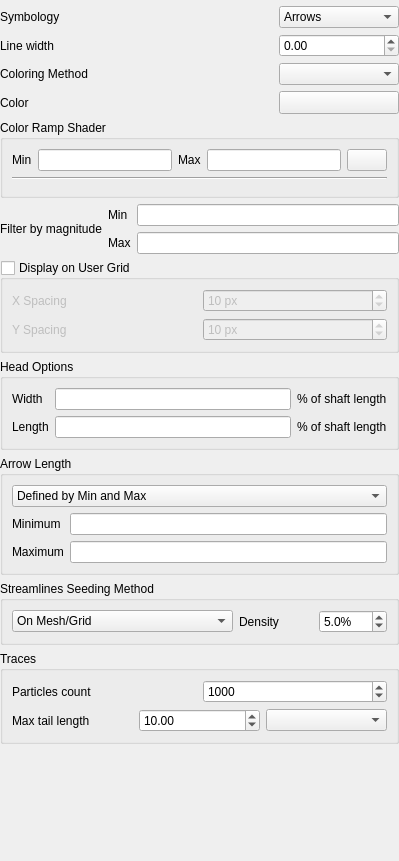
<?xml version="1.0" encoding="UTF-8"?>
<ui version="4.0">
 <class>QgsMeshRendererVectorSettingsWidgetBase</class>
 <widget class="QWidget" name="QgsMeshRendererVectorSettingsWidgetBase">
  <property name="geometry">
   <rect>
    <x>0</x>
    <y>0</y>
    <width>399</width>
    <height>861</height>
   </rect>
  </property>
  <property name="windowTitle">
   <string notr="true">Form</string>
  </property>
  <layout class="QGridLayout" name="gridLayout">
   <property name="leftMargin">
    <number>0</number>
   </property>
   <property name="topMargin">
    <number>0</number>
   </property>
   <property name="rightMargin">
    <number>0</number>
   </property>
   <property name="bottomMargin">
    <number>0</number>
   </property>
   <item row="5" column="1">
    <widget class="QgsColorButton" name="mColorWidget">
     <property name="minimumSize">
      <size>
       <width>120</width>
       <height>0</height>
      </size>
     </property>
    </widget>
   </item>
   <item row="4" column="1">
    <widget class="QComboBox" name="mColoringMethodComboBox"/>
   </item>
   <item row="15" column="0">
    <spacer name="verticalSpacer">
     <property name="orientation">
      <enum>Qt::Vertical</enum>
     </property>
     <property name="sizeHint" stdset="0">
      <size>
       <width>20</width>
       <height>40</height>
      </size>
     </property>
    </spacer>
   </item>
   <item row="14" column="0" colspan="2">
    <widget class="QGroupBox" name="mTracesGroupBox">
     <property name="title">
      <string>Traces</string>
     </property>
     <layout class="QVBoxLayout" name="verticalLayout_6">
      <property name="sizeConstraint">
       <enum>QLayout::SetDefaultConstraint</enum>
      </property>
      <item>
       <layout class="QHBoxLayout" name="horizontalLayout_6">
        <property name="topMargin">
         <number>0</number>
        </property>
        <item>
         <widget class="QLabel" name="label_2">
          <property name="text">
           <string>Particles count</string>
          </property>
         </widget>
        </item>
        <item>
         <widget class="QgsSpinBox" name="mTracesParticlesCountSpinBox">
          <property name="maximum">
           <number>1000000</number>
          </property>
          <property name="singleStep">
           <number>100</number>
          </property>
          <property name="value">
           <number>1000</number>
          </property>
         </widget>
        </item>
       </layout>
      </item>
      <item>
       <layout class="QHBoxLayout" name="horizontalLayout_7">
        <property name="topMargin">
         <number>0</number>
        </property>
        <item>
         <widget class="QLabel" name="label_3">
          <property name="text">
           <string>Max tail length</string>
          </property>
         </widget>
        </item>
        <item>
         <widget class="QgsDoubleSpinBox" name="mTracesMaxLengthSpinBox">
          <property name="sizePolicy">
           <sizepolicy hsizetype="Ignored" vsizetype="Fixed">
            <horstretch>0</horstretch>
            <verstretch>0</verstretch>
           </sizepolicy>
          </property>
          <property name="minimumSize">
           <size>
            <width>0</width>
            <height>0</height>
           </size>
          </property>
          <property name="maximumSize">
           <size>
            <width>16777215</width>
            <height>16777215</height>
           </size>
          </property>
          <property name="minimum">
           <double>1.000000000000000</double>
          </property>
          <property name="maximum">
           <double>99999999999999.000000000000000</double>
          </property>
          <property name="singleStep">
           <double>10.000000000000000</double>
          </property>
          <property name="value">
           <double>10.000000000000000</double>
          </property>
         </widget>
        </item>
        <item>
         <widget class="QgsUnitSelectionWidget" name="mTracesTailLengthMapUnitWidget"/>
        </item>
       </layout>
      </item>
     </layout>
    </widget>
   </item>
   <item row="6" column="0" colspan="2">
    <widget class="QgsCollapsibleGroupBox" name="mColorRampShaderGroupBox">
     <property name="title">
      <string>Color Ramp Shader</string>
     </property>
     <layout class="QGridLayout" name="gridLayout_5">
      <item row="0" column="4">
       <widget class="QPushButton" name="mColorRampShaderLoadButton">
        <property name="text">
         <string/>
        </property>
        <property name="icon">
         <iconset resource="../../../images/images.qrc">
          <normaloff>:/images/themes/default/mActionRefresh.svg</normaloff>:/images/themes/default/mActionRefresh.svg</iconset>
        </property>
       </widget>
      </item>
      <item row="1" column="0" colspan="5">
       <widget class="Line" name="line">
        <property name="minimumSize">
         <size>
          <width>0</width>
          <height>0</height>
         </size>
        </property>
        <property name="orientation">
         <enum>Qt::Horizontal</enum>
        </property>
       </widget>
      </item>
      <item row="0" column="2">
       <widget class="QLabel" name="label_5">
        <property name="text">
         <string>Max</string>
        </property>
       </widget>
      </item>
      <item row="0" column="3">
       <widget class="QLineEdit" name="mColorRampShaderMaximumEditLine"/>
      </item>
      <item row="0" column="0">
       <widget class="QLabel" name="label">
        <property name="text">
         <string>Min</string>
        </property>
       </widget>
      </item>
      <item row="0" column="1">
       <widget class="QLineEdit" name="mColorRampShaderMinimumEditLine"/>
      </item>
      <item row="2" column="0" colspan="5">
       <widget class="QgsColorRampShaderWidget" name="mColorRampShaderWidget" native="true">
        <property name="minimumSize">
         <size>
          <width>0</width>
          <height>0</height>
         </size>
        </property>
       </widget>
      </item>
     </layout>
    </widget>
   </item>
   <item row="4" column="0">
    <widget class="QLabel" name="label_4">
     <property name="text">
      <string>Coloring Method</string>
     </property>
    </widget>
   </item>
   <item row="1" column="0">
    <widget class="QWidget" name="widget" native="true">
     <layout class="QVBoxLayout" name="verticalLayout_5">
      <property name="leftMargin">
       <number>0</number>
      </property>
      <property name="topMargin">
       <number>0</number>
      </property>
      <property name="rightMargin">
       <number>0</number>
      </property>
      <property name="bottomMargin">
       <number>0</number>
      </property>
     </layout>
    </widget>
   </item>
   <item row="2" column="1">
    <widget class="QComboBox" name="mSymbologyVectorComboBox">
     <item>
      <property name="text">
       <string>Arrows</string>
      </property>
     </item>
     <item>
      <property name="text">
       <string>Streamlines</string>
      </property>
     </item>
     <item>
      <property name="text">
       <string>Traces</string>
      </property>
     </item>
    </widget>
   </item>
   <item row="7" column="0" colspan="2">
    <layout class="QGridLayout" name="gridLayout_3">
     <item row="0" column="1">
      <widget class="QLabel" name="minimumMagLabel">
       <property name="text">
        <string>Min</string>
       </property>
      </widget>
     </item>
     <item row="1" column="1">
      <widget class="QLabel" name="maximumMagLabel">
       <property name="text">
        <string>Max</string>
       </property>
      </widget>
     </item>
     <item row="1" column="2">
      <widget class="QLineEdit" name="mMaxMagLineEdit"/>
     </item>
     <item row="0" column="2">
      <widget class="QLineEdit" name="mMinMagLineEdit"/>
     </item>
     <item row="0" column="0" rowspan="2">
      <widget class="QLabel" name="filterByMagnitudeLabel">
       <property name="text">
        <string>Filter by magnitude</string>
       </property>
      </widget>
     </item>
    </layout>
   </item>
   <item row="13" column="0" colspan="2">
    <widget class="QGroupBox" name="mStreamlineWidget">
     <property name="title">
      <string>Streamlines Seeding Method</string>
     </property>
     <layout class="QHBoxLayout" name="horizontalLayout_4" stretch="3,2">
      <item>
       <widget class="QComboBox" name="mStreamlinesSeedingMethodComboBox">
        <item>
         <property name="text">
          <string>On Mesh/Grid</string>
         </property>
        </item>
        <item>
         <property name="text">
          <string>Randomly</string>
         </property>
        </item>
       </widget>
      </item>
      <item>
       <layout class="QHBoxLayout" name="horizontalLayout" stretch="1,0">
        <property name="topMargin">
         <number>0</number>
        </property>
        <item>
         <widget class="QLabel" name="mStreamlinesDensityLabel">
          <property name="text">
           <string>Density</string>
          </property>
         </widget>
        </item>
        <item>
         <widget class="QgsDoubleSpinBox" name="mStreamlinesDensitySpinBox">
          <property name="suffix">
           <string>%</string>
          </property>
          <property name="decimals">
           <number>1</number>
          </property>
          <property name="value">
           <double>5.000000000000000</double>
          </property>
         </widget>
        </item>
       </layout>
      </item>
     </layout>
    </widget>
   </item>
   <item row="2" column="0">
    <widget class="QLabel" name="symbologyLabel">
     <property name="text">
      <string>Symbology</string>
     </property>
    </widget>
   </item>
   <item row="3" column="0">
    <widget class="QLabel" name="label_6">
     <property name="text">
      <string>Line width</string>
     </property>
    </widget>
   </item>
   <item row="10" column="0" colspan="2">
    <widget class="QGroupBox" name="mDisplayVectorsOnGridGroupBox">
     <property name="title">
      <string>Display on User Grid</string>
     </property>
     <property name="checkable">
      <bool>true</bool>
     </property>
     <property name="checked">
      <bool>false</bool>
     </property>
     <layout class="QGridLayout" name="gridLayout_2">
      <item row="0" column="0">
       <widget class="QLabel" name="xSpacingLabel">
        <property name="text">
         <string>X Spacing</string>
        </property>
       </widget>
      </item>
      <item row="0" column="1">
       <widget class="QgsSpinBox" name="mXSpacingSpinBox">
        <property name="suffix">
         <string> px</string>
        </property>
        <property name="minimum">
         <number>1</number>
        </property>
        <property name="maximum">
         <number>8000</number>
        </property>
        <property name="singleStep">
         <number>10</number>
        </property>
        <property name="value">
         <number>10</number>
        </property>
       </widget>
      </item>
      <item row="1" column="0">
       <widget class="QLabel" name="ySpacingLabel">
        <property name="text">
         <string>Y Spacing</string>
        </property>
       </widget>
      </item>
      <item row="1" column="1">
       <widget class="QgsSpinBox" name="mYSpacingSpinBox">
        <property name="suffix">
         <string> px</string>
        </property>
        <property name="minimum">
         <number>1</number>
        </property>
        <property name="maximum">
         <number>5000</number>
        </property>
        <property name="singleStep">
         <number>10</number>
        </property>
        <property name="value">
         <number>10</number>
        </property>
       </widget>
      </item>
     </layout>
    </widget>
   </item>
   <item row="11" column="0" colspan="2">
    <widget class="QGroupBox" name="mHeadOptionsGroupBox">
     <property name="title">
      <string>Head Options</string>
     </property>
     <layout class="QGridLayout" name="gridLayout_4">
      <item row="0" column="0">
       <widget class="QLabel" name="headWidthLabel">
        <property name="text">
         <string>Width</string>
        </property>
       </widget>
      </item>
      <item row="0" column="1">
       <widget class="QLineEdit" name="mHeadWidthLineEdit"/>
      </item>
      <item row="0" column="2">
       <widget class="QLabel" name="percShaftLenLabel">
        <property name="text">
         <string>% of shaft length</string>
        </property>
       </widget>
      </item>
      <item row="1" column="0">
       <widget class="QLabel" name="headLengthLabel">
        <property name="text">
         <string>Length</string>
        </property>
       </widget>
      </item>
      <item row="1" column="1">
       <widget class="QLineEdit" name="mHeadLengthLineEdit"/>
      </item>
      <item row="1" column="2">
       <widget class="QLabel" name="percShaftLenLabel_2">
        <property name="text">
         <string>% of shaft length</string>
        </property>
       </widget>
      </item>
     </layout>
    </widget>
   </item>
   <item row="5" column="0">
    <widget class="QLabel" name="mSingleColorLabel">
     <property name="text">
      <string>Color</string>
     </property>
    </widget>
   </item>
   <item row="3" column="1">
    <widget class="QgsDoubleSpinBox" name="mLineWidthSpinBox">
     <property name="sizePolicy">
      <sizepolicy hsizetype="Ignored" vsizetype="Preferred">
       <horstretch>0</horstretch>
       <verstretch>0</verstretch>
      </sizepolicy>
     </property>
    </widget>
   </item>
   <item row="12" column="0" colspan="2">
    <widget class="QGroupBox" name="mArrowLengthGroupBox">
     <property name="title">
      <string>Arrow Length</string>
     </property>
     <layout class="QVBoxLayout" name="verticalLayout_2">
      <item>
       <widget class="QComboBox" name="mShaftLengthComboBox">
        <property name="minimumSize">
         <size>
          <width>0</width>
          <height>0</height>
         </size>
        </property>
        <property name="sizeAdjustPolicy">
         <enum>QComboBox::AdjustToContents</enum>
        </property>
        <item>
         <property name="text">
          <string>Defined by Min and Max</string>
         </property>
        </item>
        <item>
         <property name="text">
          <string>Scaled to Magnitude</string>
         </property>
        </item>
        <item>
         <property name="text">
          <string>Fixed</string>
         </property>
        </item>
       </widget>
      </item>
      <item>
       <widget class="QStackedWidget" name="mShaftOptionsStackedWidget">
        <property name="currentIndex">
         <number>0</number>
        </property>
        <widget class="QWidget" name="page">
         <layout class="QFormLayout" name="formLayout">
          <property name="leftMargin">
           <number>0</number>
          </property>
          <property name="topMargin">
           <number>0</number>
          </property>
          <property name="rightMargin">
           <number>0</number>
          </property>
          <property name="bottomMargin">
           <number>0</number>
          </property>
          <item row="0" column="0">
           <widget class="QLabel" name="minimumShaftLabel">
            <property name="text">
             <string>Minimum</string>
            </property>
           </widget>
          </item>
          <item row="0" column="1">
           <widget class="QLineEdit" name="mMinimumShaftLineEdit"/>
          </item>
          <item row="1" column="0">
           <widget class="QLabel" name="maximumShaftLabel">
            <property name="text">
             <string>Maximum</string>
            </property>
           </widget>
          </item>
          <item row="1" column="1">
           <widget class="QLineEdit" name="mMaximumShaftLineEdit"/>
          </item>
         </layout>
        </widget>
        <widget class="QWidget" name="page_2">
         <layout class="QFormLayout" name="formLayout_2">
          <property name="leftMargin">
           <number>0</number>
          </property>
          <property name="topMargin">
           <number>0</number>
          </property>
          <property name="rightMargin">
           <number>0</number>
          </property>
          <property name="bottomMargin">
           <number>0</number>
          </property>
          <item row="0" column="0">
           <widget class="QLabel" name="scaleByFactorOfLabel">
            <property name="text">
             <string>Scale by a factor of</string>
            </property>
           </widget>
          </item>
          <item row="0" column="1">
           <widget class="QLineEdit" name="mScaleShaftByFactorOfLineEdit"/>
          </item>
         </layout>
        </widget>
        <widget class="QWidget" name="page_3">
         <layout class="QFormLayout" name="formLayout_3">
          <property name="leftMargin">
           <number>0</number>
          </property>
          <property name="topMargin">
           <number>0</number>
          </property>
          <property name="rightMargin">
           <number>0</number>
          </property>
          <property name="bottomMargin">
           <number>0</number>
          </property>
          <item row="0" column="0">
           <widget class="QLabel" name="LengthLabel">
            <property name="text">
             <string>Length</string>
            </property>
           </widget>
          </item>
          <item row="0" column="1">
           <widget class="QLineEdit" name="mShaftLengthLineEdit"/>
          </item>
         </layout>
        </widget>
       </widget>
      </item>
     </layout>
    </widget>
   </item>
  </layout>
 </widget>
 <customwidgets>
  <customwidget>
   <class>QgsDoubleSpinBox</class>
   <extends>QDoubleSpinBox</extends>
   <header>qgsdoublespinbox.h</header>
  </customwidget>
  <customwidget>
   <class>QgsColorButton</class>
   <extends>QToolButton</extends>
   <header>qgscolorbutton.h</header>
   <container>1</container>
  </customwidget>
  <customwidget>
   <class>QgsCollapsibleGroupBox</class>
   <extends>QGroupBox</extends>
   <header>qgscollapsiblegroupbox.h</header>
   <container>1</container>
  </customwidget>
  <customwidget>
   <class>QgsColorRampShaderWidget</class>
   <extends>QWidget</extends>
   <header>raster/qgscolorrampshaderwidget.h</header>
   <container>1</container>
  </customwidget>
  <customwidget>
   <class>QgsUnitSelectionWidget</class>
   <extends>QComboBox</extends>
   <header>qgsunitselectionwidget.h</header>
   <container>1</container>
  </customwidget>
  <customwidget>
   <class>QgsSpinBox</class>
   <extends>QSpinBox</extends>
   <header>qgsspinbox.h</header>
  </customwidget>
 </customwidgets>
 <tabstops>
  <tabstop>mSymbologyVectorComboBox</tabstop>
  <tabstop>mLineWidthSpinBox</tabstop>
  <tabstop>mColoringMethodComboBox</tabstop>
  <tabstop>mColorWidget</tabstop>
  <tabstop>mColorRampShaderMinimumEditLine</tabstop>
  <tabstop>mColorRampShaderMaximumEditLine</tabstop>
  <tabstop>mColorRampShaderLoadButton</tabstop>
  <tabstop>mMinMagLineEdit</tabstop>
  <tabstop>mMaxMagLineEdit</tabstop>
  <tabstop>mDisplayVectorsOnGridGroupBox</tabstop>
  <tabstop>mXSpacingSpinBox</tabstop>
  <tabstop>mYSpacingSpinBox</tabstop>
  <tabstop>mHeadWidthLineEdit</tabstop>
  <tabstop>mHeadLengthLineEdit</tabstop>
  <tabstop>mShaftLengthComboBox</tabstop>
  <tabstop>mMinimumShaftLineEdit</tabstop>
  <tabstop>mMaximumShaftLineEdit</tabstop>
  <tabstop>mStreamlinesSeedingMethodComboBox</tabstop>
  <tabstop>mStreamlinesDensitySpinBox</tabstop>
  <tabstop>mTracesParticlesCountSpinBox</tabstop>
  <tabstop>mTracesMaxLengthSpinBox</tabstop>
  <tabstop>mTracesTailLengthMapUnitWidget</tabstop>
  <tabstop>mShaftLengthLineEdit</tabstop>
  <tabstop>mScaleShaftByFactorOfLineEdit</tabstop>
 </tabstops>
 <resources>
  <include location="../../../images/images.qrc"/>
 </resources>
 <connections/>
</ui>
